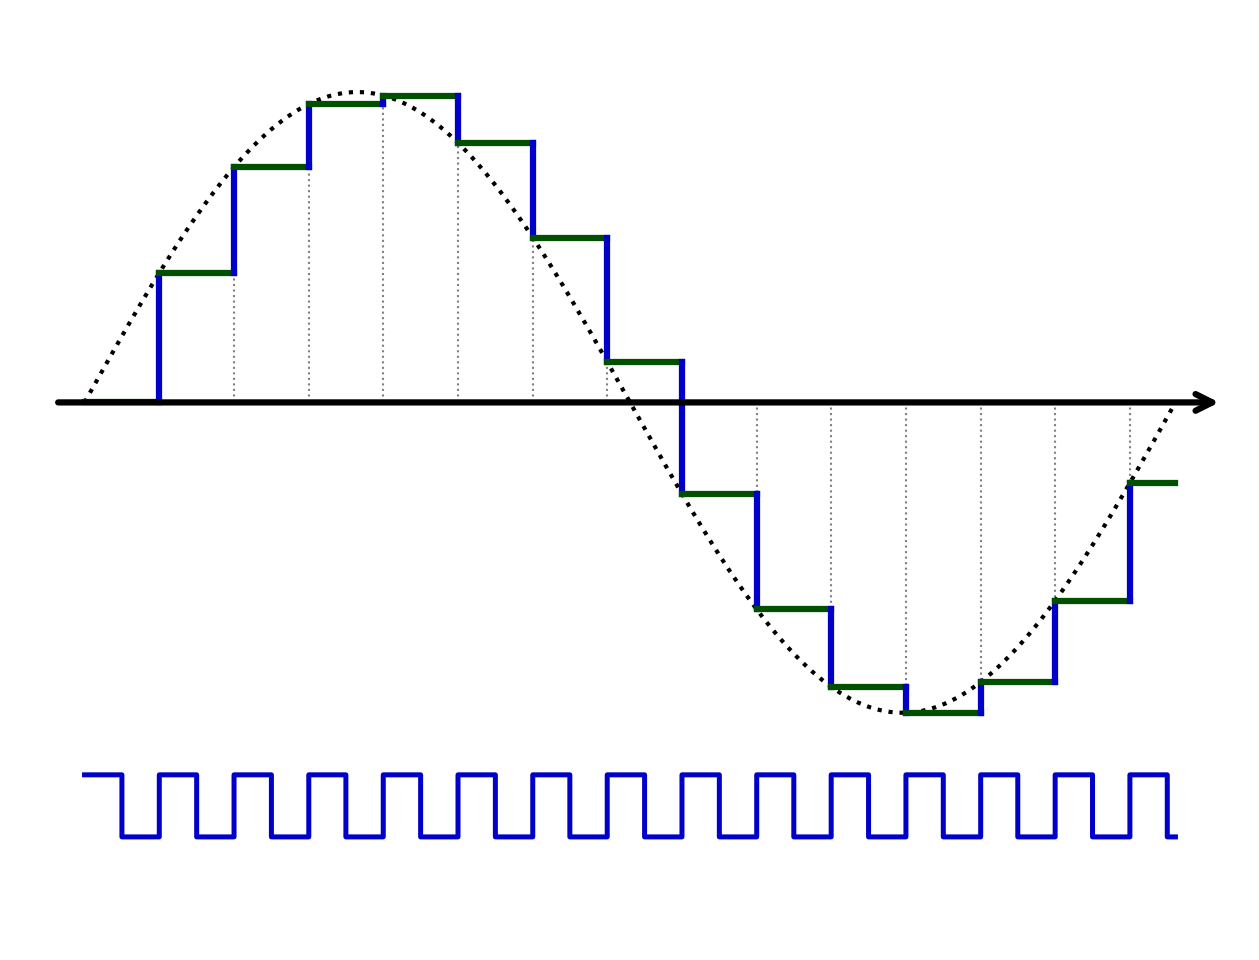

Write Python code to recreate this figure.
#!/usr/bin/env python3
"""
sample_hold.py — Sample-and-hold waveforms and the zero-order-hold sinc response (lecture 07)

One of the reference plots in references/plots/. The plot style and the PowerPoint
sizing rules live in AGENTS.md (section Plots).

Four figures, chosen with --fig:
  sh       4x3 in, no axes. Sine input as a 1 pt black dotted line, sample-and-hold
           output as 1.5 pt segments: green #005000 while holding, navy #0000C8 at the
           jump on each rising clock edge. Gray 0.5 pt dotted stems mark the sampling
           instants. The clock is a 1.2 pt navy square wave drawn below the signal.
           A 1.5 pt arrow along y = 0 is the time axis.
  th       Same frame. Track-and-hold output as a 1.5 pt black line (follows the input
           while the clock is high, holds while low) over the sample-and-hold output as a
           0.5 pt navy line, which updates on the falling edge.
  sinc     4x3 in, linear frequency 0 to 10 f_s: |H_ZOH| = |sinc(f/f_s)| in dB as a 1.5 pt
           black line, gray dotted guides at f_s/2 and at the -3.92 dB droop, each named
           in a rounded white box with 8 pt text. Ticks every f_s, no tick marks.
  sinc_log 3x3 in, the same on a log axis from 0.1 f_s to 10 f_s.

Usage
-----
    python sample_hold.py --fig sh
    python sample_hold.py --fig sinc_log --out fig.png

Dependencies: numpy, matplotlib
"""
import argparse
import numpy as np
import matplotlib as mpl
import matplotlib.pyplot as plt
from matplotlib.ticker import EngFormatter

# ---------------------------------------------------------------- palette ---
NAVY  = "#0000C8"
GREEN = "#005000"
BLACK = "black"
GRAY  = "gray"


# ---------------------------------------------------------------- styling ---
def apply_style(font="Arial Narrow"):
    """Global matplotlib look used across the lecture notebooks."""
    from matplotlib.font_manager import findfont, FontProperties
    try:
        resolved = findfont(FontProperties(family=font), fallback_to_default=False)
        mpl.rcParams["font.family"] = font if resolved else "sans-serif"
    except Exception:
        mpl.rcParams["font.family"] = "sans-serif"
    mpl.rcParams.update({
        "font.weight":      "bold",
        "axes.labelweight": "bold",
        "mathtext.default": "regular",
    })


def style_axis(ax, xlabel, ylabel, eng_x=True, places=0):
    """Labels + thin grid + engineering tick formatter, tick marks hidden."""
    ax.set_xlabel(xlabel)
    ax.set_ylabel(ylabel)
    ax.grid(True, which="both", linewidth=0.3)
    ax.tick_params(axis="both", which="both", length=0)
    if eng_x:
        ax.xaxis.set_major_formatter(EngFormatter(places=places))


# ------------------------------------------------------- waveform helpers ---
def _clock(t, Ts, duty=0.5):
    return ((t % Ts) < (Ts * duty))


def _waveform_frame(ax, t, yc, clk, clk_height=0.2, clk_offset=-1.4):
    """Shared frame of the waveform drawings: clock, time arrow, no axes."""
    ax.step(t, clk.astype(float) * clk_height + clk_offset, where="post",
            color=NAVY, linewidth=1.2)
    ax.annotate("", xy=(t[-1] + 0.3, 0), xytext=(t[0] - 0.2, 0),
                arrowprops=dict(arrowstyle="->", linewidth=1.5, color=BLACK),
                annotation_clip=False)
    ax.set_ylim(-1.7, 1.2)
    ax.axis("off")


# ------------------------------------------------------------------- plot ---
def fig_sh(Ts=0.43):
    """Sample-and-hold: sample on the rising edge, hold for one period."""
    t = np.linspace(0, 2 * np.pi, 4000)
    yc = np.sin(t)
    clk = _clock(t, Ts)
    edges = np.where(np.diff(clk.astype(int)) == 1)[0] + 1
    t_edges, y_edges = t[edges], np.sin(t[edges])

    fig, ax = plt.subplots(figsize=(4, 3), dpi=300)
    ax.vlines(t_edges, 0, y_edges, linestyles="dotted", color=GRAY, linewidth=0.5)
    ax.plot(t, yc, linestyle=":", color=BLACK, linewidth=1)

    t_start, val = t[0], yc[0]
    for t_edge in t_edges:
        ax.plot([t_start, t_edge], [val, val], color=GREEN, linewidth=1.5)     # hold
        new_val = np.sin(t_edge)
        ax.plot([t_edge, t_edge], [val, new_val], color=NAVY, linewidth=1.5)   # sample
        t_start, val = t_edge, new_val
    ax.plot([t_start, t[-1]], [val, val], color=GREEN, linewidth=1.5)

    _waveform_frame(ax, t, yc, clk)
    fig.tight_layout(pad=0)
    return fig


def fig_th(Ts=0.45):
    """Track-and-hold (track while clock high) over sample-and-hold (falling edge)."""
    t = np.linspace(0, 2 * np.pi, 4000)
    yc = np.sin(t)
    clk = _clock(t, Ts)

    y_th = np.zeros_like(t)
    y_sh = np.zeros_like(t)
    last_th, last_sh = 0.0, 0.0
    for i in range(len(t)):
        if clk[i]:
            y_th[i] = last_th = yc[i]
        else:
            y_th[i] = last_th
        if i > 0 and not clk[i] and clk[i - 1]:
            last_sh = yc[i]
        y_sh[i] = last_sh
    y_track = np.where(clk, y_th, np.nan)
    y_hold = np.where(~clk, y_th, np.nan)

    edges = np.where(np.diff(clk.astype(int)) != 0)[0] + 1
    t_edges, y_edges = t[edges], np.sin(t[edges])

    fig, ax = plt.subplots(figsize=(4, 3), dpi=300)
    ax.vlines(t_edges, 0, y_edges, linestyles="dotted", color=GRAY, linewidth=0.5, zorder=1)
    ax.plot(t, yc, linestyle=":", color=BLACK, linewidth=1, zorder=1)
    ax.plot(t, y_sh, color=NAVY, linestyle="-", linewidth=0.5, zorder=2, label="Sample-and-hold")
    ax.plot(t, y_track, color=BLACK, linewidth=1.5, zorder=3, label="Track-and-hold")
    ax.plot(t, y_hold, color=BLACK, linewidth=1.5, zorder=3)

    _waveform_frame(ax, t, yc, clk)
    fig.tight_layout(pad=0)
    return fig


def _sinc_db(f, fs=1.0):
    """|H_ZOH(f)| in dB. The phase term exp(-j pi f/fs) has unit magnitude."""
    return 20 * np.log10(np.abs(np.sinc(f / fs)))


def _sinc_annotations(ax, fs=1.0):
    droop = _sinc_db(0.5 * fs, fs)          # -3.92 dB at f_s/2
    box = dict(boxstyle="round", fc="w", ec="k", lw=1)
    ax.axvline(0.5 * fs, color=GRAY, linestyle=":", linewidth=0.8)
    ax.annotate(r"$f=f_{s}/2$", (0.5 * fs, 0.1), fontsize=8, bbox=box)
    ax.axhline(droop, color=GRAY, linestyle=":", linewidth=0.8)
    ax.annotate(f"{droop:.2f} dB", (1, -4), fontsize=8, bbox=box)


def fig_sinc(fs=1.0, fmax=10.0):
    f = np.linspace(0, fmax, 10000)
    fig, ax = plt.subplots(figsize=(4, 3), dpi=300)
    ax.plot(f, _sinc_db(f, fs), color=BLACK, linewidth=1.5)
    _sinc_annotations(ax, fs)
    style_axis(ax, r"Frequency ($f/f_{s}$)", "Magnitude (dB)")
    ax.set_xlim(0, fmax)
    ax.set_ylim(-30, 1)
    ax.set_xticks(np.arange(0, fmax + 1, 1))
    fig.tight_layout()
    return fig


def fig_sinc_log(fs=1.0, fmin=0.1, fmax=10.0):
    f = np.logspace(np.log10(fmin), np.log10(fmax), 10000)
    fig, ax = plt.subplots(figsize=(3, 3), dpi=300)
    ax.semilogx(f, _sinc_db(f, fs), color=BLACK, linewidth=1.5)
    _sinc_annotations(ax, fs)
    style_axis(ax, r"Frequency ($f/f_{s}$)", "Magnitude (dB)")
    ax.set_xlim(fmin, fmax)
    ax.set_ylim(-30, 1)
    fig.tight_layout()
    return fig


FIGS = {"sh": fig_sh, "th": fig_th, "sinc": fig_sinc, "sinc_log": fig_sinc_log}


# ------------------------------------------------------------------- main ---
def main():
    p = argparse.ArgumentParser(description=__doc__,
                                formatter_class=argparse.RawDescriptionHelpFormatter)
    p.add_argument("--fig", choices=list(FIGS), default="sh")
    p.add_argument("--out", default=None,
                   help="output image path (png/pdf/svg); omit to open a window")
    a = p.parse_args()

    apply_style()
    fig = FIGS[a.fig]()
    if a.out:
        fig.savefig(a.out, bbox_inches="tight")
        print(f"saved {a.out}")
    else:
        plt.show()


if __name__ == "__main__":
    main()
